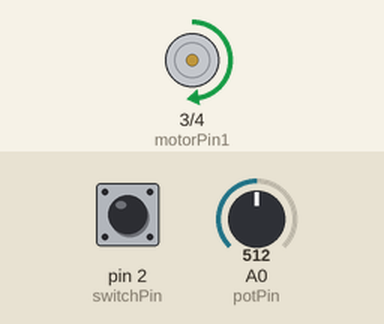
Recording of a sketch running on a simulated Arduino Uno, built with avr-gcc and run on an emulated ATmega328P. On the bench: motor-driver pin pairs drawn as motors (green arrow = first pin HIGH = forward, orange = second pin HIGH = backward, longer = more drive, scaled by the enable pin). The test bench sets the inputs (shaded band); at power-on: A0 (potPin) = 512, pin 2 (switchPin) LOW.

Above: at 1.2 s.
1.3 s: A0 (potPin) set to 716
At 2.1 s:
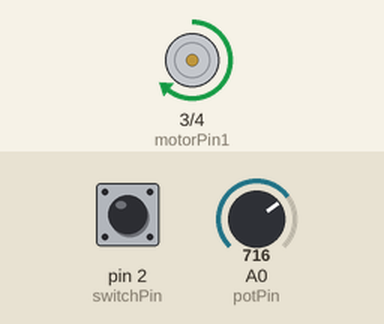
2.8 s: pin 2 (switchPin) pulled HIGH for 0.15 s
At 2.87 s:
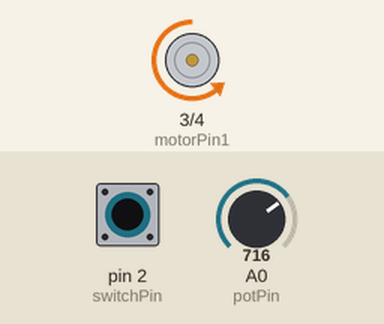
4.4 s: A0 (potPin) set to 900
At 5.6 s:
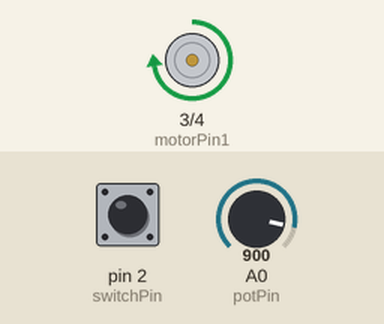
5.9 s: pin 2 (switchPin) pulled HIGH for 1 s
At 6.7 s:
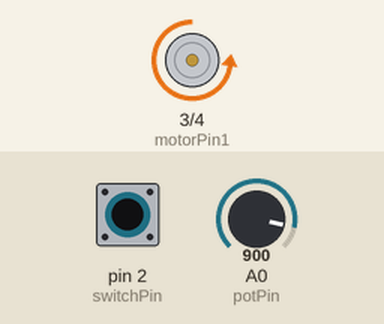
8.4 s: A0 (potPin) set to 122
At 8.7 s:
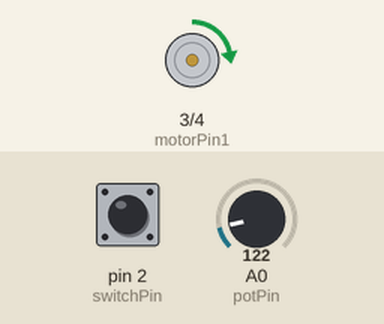
9.9 s: pin 2 (switchPin) pulled HIGH for 0.15 s
At 9.97 s:
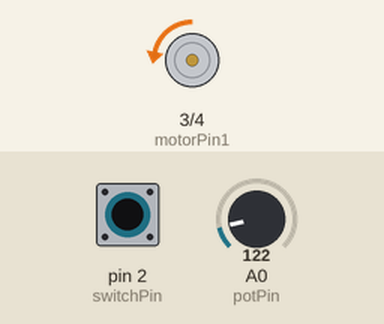
Timing chart, 0 to 12.5 s (numbered marks = the images above; inputs shaded):
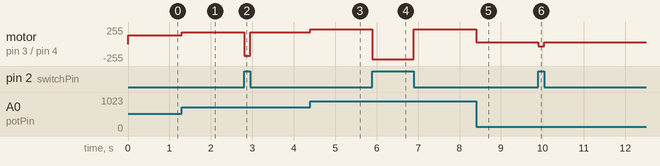

The sketch:

Project16.pde
```cpp
// Project 16 - Using an L293D Motor Driver IC
#define switchPin 2 // switch input
#define motorPin1 3 // L293D Input 1
#define motorPin2 4 // L293D Input 2
#define speedPin 9 // L293D enable pin 1
#define potPin 0 // Potentiometer on analog Pin 0
int Mspeed = 0;  // a variable to hold the current speed value

void setup() {
//set switch pin as INPUT
pinMode(switchPin, INPUT);

// set remaining pins as outputs
pinMode(motorPin1, OUTPUT);
pinMode(motorPin2, OUTPUT);
pinMode(speedPin, OUTPUT);
}

void loop() {
  Mspeed = analogRead(potPin)/4; // read the speed value from the potentiometer
  analogWrite(speedPin, Mspeed); // write speed to Enable 1 pin
  if (digitalRead(switchPin)) { // If the switch is HIGH, rotate motor clockwise
    digitalWrite(motorPin1, LOW); // set Input 1 of the L293D low
    digitalWrite(motorPin2, HIGH); // set Input 2 of the L293D high
  }
  else {  // if the switch is LOW, rotate motor anti-clockwise
    digitalWrite(motorPin1, HIGH); // set Input 1 of the L293D low
    digitalWrite(motorPin2, LOW); // set Input 2 of the L293D high
  }
}
```

Measured:
- after the input at 1.3 s, motor on pin 3 (motorPin1) / pin 4 (motorPin2): forward 128/255 → forward 179/255 at once
- after the input at 2.8 s, motor on pin 3 (motorPin1) / pin 4 (motorPin2): forward 179/255 → backward 179/255 at once, → forward 179/255 0.15 s later
- after the input at 4.4 s, motor on pin 3 (motorPin1) / pin 4 (motorPin2): forward 179/255 → forward 225/255 at once
- after the input at 5.9 s, motor on pin 3 (motorPin1) / pin 4 (motorPin2): forward 225/255 → backward 225/255 at once, → forward 225/255 1.0 s later
- after the input at 8.4 s, motor on pin 3 (motorPin1) / pin 4 (motorPin2): forward 225/255 → forward 30/255 at once
- after the input at 9.9 s, motor on pin 3 (motorPin1) / pin 4 (motorPin2): forward 30/255 → backward 30/255 at once, → forward 30/255 0.15 s later
